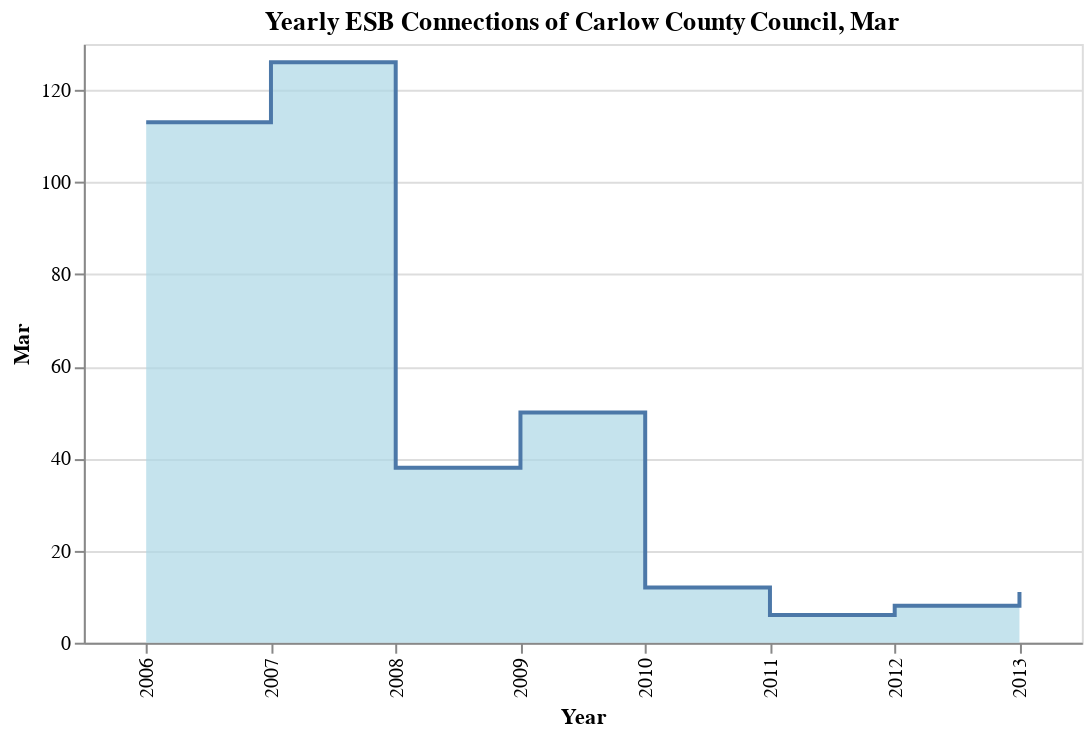

This figure's notebook cell:
### Code cell
chart = alt.Chart(chart5)

bar = chart.mark_area(
    color = "lightblue",
    interpolate = 'step-after',
    line = True
).encode(
    x = 'Year:N',
    y = options[int(user_inp)]
).transform_filter(alt.datum['Council_Name'] == 'Carlow'
).properties(
    width = 500,
    title = f"Yearly ESB Connections of Carlow County Council, {options[int(user_inp)]}",
    background = "white",)

bar.save('C00246376_Python_Assignment_3_Part_3/static/chart5.html')

bar

### Figure 1 — Vega-Lite specification as saved in the notebook (floating-point values rounded to 4 significant figures; data arrays with more than 128 entries replaced by an {"elided": "..."} marker saying what was removed)
{"config": {"view": {"continuousWidth": 400, "continuousHeight": 300}}, "data": {"name": "data-95d711ad2189fd99ed30d255952ab79e"}, "mark": {"type": "area", "color": "lightblue", "interpolate": "step-after", "line": true}, "background": "white", "encoding": {"x": {"type": "nominal", "field": "Year"}, "y": {"type": "quantitative", "field": "Mar"}}, "title": "Yearly ESB Connections of Carlow County Council, Mar", "transform": [{"filter": "(datum['Council_Name'] === 'Carlow')"}], "width": 500, "$schema": "https://vega.github.io/schema/vega-lite/v4.0.2.json", "datasets": {"data-95d711ad2189fd99ed30d255952ab79e": {"elided": "272 records"}}}
